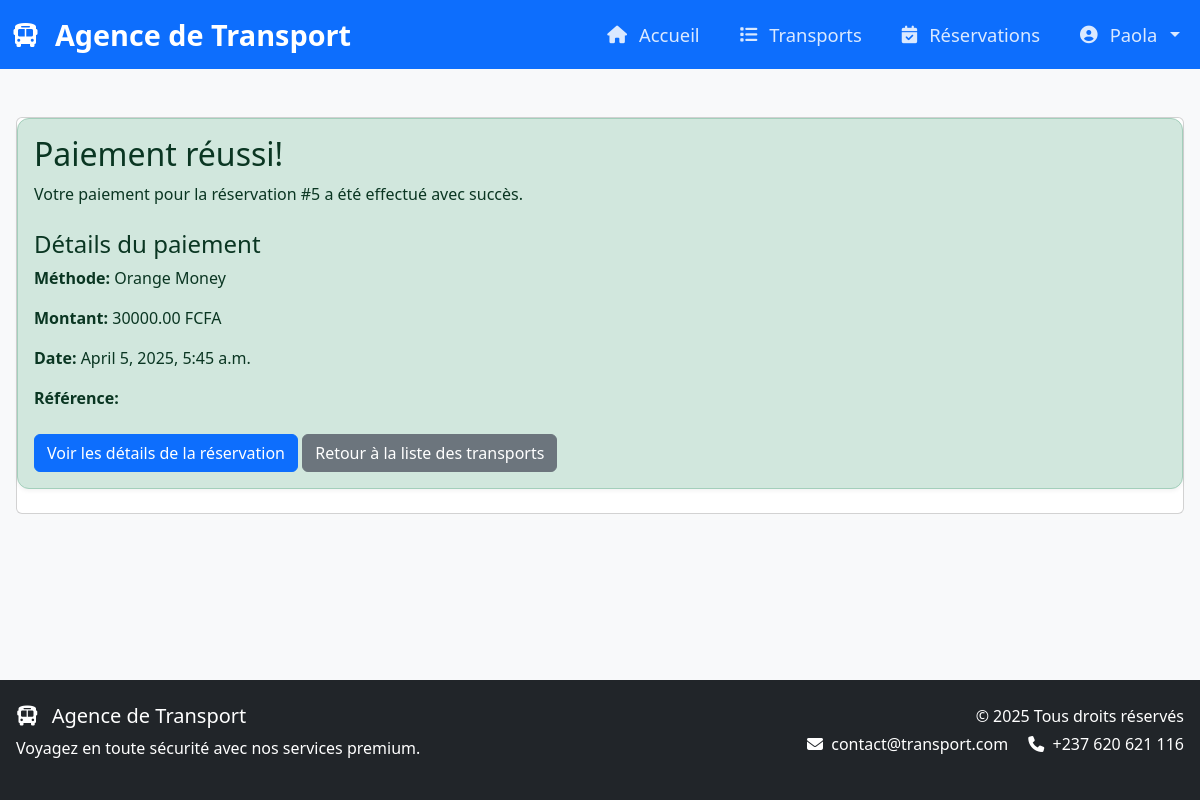
Page /voyage/payment/5/success/ (signed in) on the committed database.
### transport/models.py (models this page shows, shortened)
class Reservation(models.Model):
    RESERVATION_STATUS = [
        ('pending', 'En attente'),
        ('confirmed', 'Confirmée'),
        ('cancelled', 'Annulée'),
    ]
    client = models.ForeignKey(User, on_delete=models.CASCADE, related_name='reservations')
    transport = models.ForeignKey(Transport, on_delete=models.PROTECT, related_name='reservations')
    reservation_date = models.DateTimeField(auto_now_add=True)
    departure_time = models.DateTimeField()
    arrival_time = models.DateTimeField()
    number_of_seats = models.PositiveIntegerField(validators=[MinValueValidator(1)], help_text="Nombre de places réservées (minimum 1)")
    updated_at = models.DateTimeField(auto_now=True)
    passenger_names = models.TextField()
    status = models.CharField(max_length=10, choices=RESERVATION_STATUS, default='pending')
    payment_reference = models.CharField(max_length=50, blank=True, null=True)
    total_price = models.DecimalField(
        max_digits=10,
        decimal_places=2,
        validators=[MinValueValidator(0)],
        null=True,
        blank=True
    )
    class Meta:
        ordering = ['-reservation_date']
        verbose_name = "Réservation"
        verbose_name_plural = "Réservations"

class Payment(models.Model):
    PAYMENT_METHODS = [
        ('orange', 'Orange Money'),
        ('mtn', 'MTN Mobile Money'),
        ('visa', 'Visa'),
        ('mastercard', 'MasterCard'),
        ('wave', 'Wave'),
    ]
    STATUS_CHOICES = [
        ('pending', 'En attente'),
        ('completed', 'Terminé'),
        ('failed', 'Échoué'),
    ]
    reservation = models.OneToOneField(
        Reservation,
        on_delete=models.CASCADE,
        related_name='payment'
    )
    method = models.CharField(max_length=20, choices=PAYMENT_METHODS)
    amount = models.DecimalField(max_digits=10, decimal_places=2)
    status = models.CharField(max_length=20, choices=STATUS_CHOICES, default='pending')
    created_at = models.DateTimeField(auto_now_add=True)
    transaction_id = models.CharField(max_length=100, blank=True)
    class Meta:
        ordering = ['-created_at']
        verbose_name = "Paiement"
        verbose_name_plural = "Paiements"

### transport/views.py (the view)
# urls.py: path('payment/<int:reservation_id>/success/', views.payment_success, name='payment_success'),
@login_required
def payment_success(request, reservation_id):
    reservation = get_object_or_404(Reservation, id=reservation_id)
    payment = get_object_or_404(Payment, reservation=reservation)
    return render(request, 'transport/payment_success.html', {
        'reservation': reservation,
        'payment': payment
    })

### transport/templates/transport/payment_success.html (shortened to what this page needs)
{% extends 'transport/base.html' %}
{% load static %}
{% block content %}
<link rel="stylesheet" href="{% static 'transport/css/payment.css' %}">
<div class="card">
    <div class="alert alert-success">
        <h2>Paiement réussi!</h2>
        <p>Votre paiement pour la réservation #{{ reservation.id }} a été effectué avec succès.</p>
        <div class="mt-4">
            <h4>Détails du paiement</h4>
            <p><strong>Méthode:</strong> {{ payment.get_method_display }}</p>
            <p><strong>Montant:</strong> {{ payment.amount }} FCFA</p>
            <p><strong>Date:</strong> {{ payment.created_at }}</p>
            <p><strong>Référence:</strong> {{ payment.transaction_id }}</p>
        </div>
        <div class="mt-4">
            <a href="{% url 'transport:reservation_detail' reservation.id %}" class="btn btn-primary">
                Voir les détails de la réservation
            </a>
            <a href="{% url 'transport:transport_list' %}" class="btn btn-secondary">
                Retour à la liste des transports
            </a>
        </div>
    </div>
</div>
{% endblock %}

### transport/templates/transport/base.html (shortened to what this page needs)
{% load static %}
<!DOCTYPE html>
<html lang="fr">
<head>
    <link href="https://cdn.jsdelivr.net/npm/bootstrap@5.3.0/dist/css/bootstrap.min.css" rel="stylesheet">
    <link rel="stylesheet" href="https://cdnjs.cloudflare.com/ajax/libs/font-awesome/6.4.0/css/all.min.css">
    <link rel="stylesheet" href="{% static 'css/base.css' %}">
</head>
<body>
    <nav class="navbar navbar-expand-lg navbar-dark bg-primary">
        <div class="container-fluid">
            <a class="navbar-brand" href="{% url 'accounts:acceuil' %}">
                <i class="fas fa-bus me-2"></i>Agence de Transport
            </a>
            <div class="collapse navbar-collapse" id="mainNavbar">
                <ul class="navbar-nav ms-auto">
                    <li class="nav-item">
                        <a class="nav-link" href="{% url 'accounts:acceuil' %}">
                            <i class="fas fa-home me-1"></i> Accueil
                        </a>
                    </li>
                    <li class="nav-item">
                        <a class="nav-link" href="{% url 'transport:transport_list' %}">
                            <i class="fas fa-list me-1"></i> Transports
                        </a>
                    </li>
                    <li class="nav-item">
                        <a class="nav-link" href="{% url 'transport:my_reservations' %}">
                            <i class="fas fa-calendar-check me-1"></i> Réservations
                        </a>
                    </li>
                    {% if user.is_authenticated %}
                    <li class="nav-item dropdown">
                        <a class="nav-link dropdown-toggle" href="#" id="userMenu" data-bs-toggle="dropdown">
                            <i class="fas fa-user-circle me-1"></i> {{ user.username }}
                        </a>
                    </li>
                    {% endif %}
                </ul>
            </div>
        </div>
    </nav>
    <main class="container my-5">
        {% block content %}
        {% endblock %}
    </main>
    <footer class="footer bg-dark text-white py-4">
        <div class="container">
            <div class="row">
                <div class="col-md-6">
                    <h5><i class="fas fa-bus me-2"></i> Agence de Transport</h5>
                    <p>Voyagez en toute sécurité avec nos services premium.</p>
                </div>
                <div class="col-md-6 text-md-end">
                    <p class="mb-1">&copy; 2025 Tous droits réservés</p>
                    <p class="mb-0">
                        <i class="fas fa-envelope me-1"></i> contact@transport.com
                        <i class="fas fa-phone ms-3 me-1"></i> +237 620 621 116
                    </p>
                </div>
            </div>
        </div>
    </footer>
</body>
</html>

### static/css/base.css (style rules this page uses)
html, body { height: 100%; margin: 0; padding: 0; }
body { font-family: 'Segoe UI', Tahoma, Geneva, Verdana, sans-serif; background-color: #f8f9fa; color: #212529; display: flex; flex-direction: column; min-height: 100vh; }
.navbar-brand { font-size: 1.8rem; font-weight: 700; color: white; display: flex; align-items: center; gap: 0.5rem; }
.navbar-brand i { font-size: 1.5rem; }
.navbar-nav { gap: 1.5rem; align-items: center; }
.nav-link { color: rgba(255,255,255,0.85); font-size: 1.15rem; font-weight: 500; padding: 0.75rem 1.25rem; display: flex; align-items: center; gap: 0.5rem; border-radius: 0.5rem; transition: all 0.3s ease; }
.nav-link i { font-size: 1.1rem; }
main { flex: 1; padding: 2rem 0; }
.container { max-width: 1200px; margin: 0 auto; padding: 0 1rem; }
.alert { border-radius: 0.75rem; box-shadow: 0 2px 4px rgba(0,0,0,0.05); margin-bottom: 1.5rem; }

### transport/static/transport/css/payment.css (style rules this page uses)
:root { --primary: #4361ee; --primary-dark: #3a0ca3; --secondary: #f72585; --light: #f8f9fa; --dark: #212529; --success: #4bb543; --border-radius: 8px; --box-shadow: 0 4px 20px rgba(0, 0, 0, 0.08); --transition: all 0.3s cubic-bezier(0.25, 0.8, 0.25, 1); }

### rows in the picture
Reservation: id "5"
Payment: method "Orange Money", amount "30000.00", created_at "April 5, 2025, 5:45 a.m."

### other values in the picture
{{ user.username }} "Paola"
